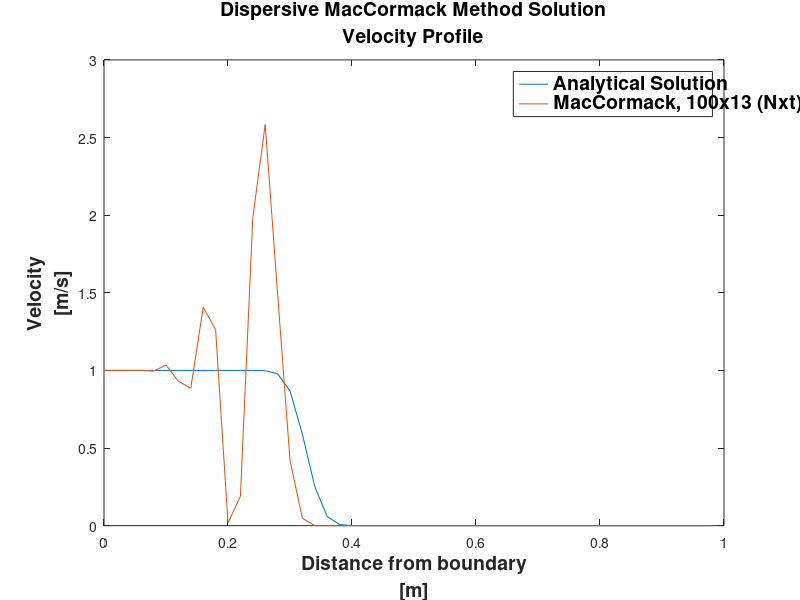

The MATLAB script that drew this image:
%PROJECT 2 - FTCS SCHEME
%CONVECTION DIFFUSION EQUATION
%FTCS


clear;
clc;


%PARAMETERS
t_f = .05;                       %FINAL TIME 
a = 2.5;                        %CONVECTION TERM CONSTANT [m/s]
alpha = 0.005;                  %DIFFUSION TERM CONSTANT [m^2/s]
x_f = 1;                        %FINAL LENGTH [m]
xo = 0.2;

%TRIAL 1
dx = 0.02;                       %DISCRETIZATION IN x [m]
dt = 0.009;                   %DISCRETIZATION IN t [s]
c = (a*dt)/dx;                          %COURANT NUMBER
d = (alpha*dt)/(dx^2);           %FOURIER NUMBER     
N = (x_f/dx);                    %NUMBER OF NODES IN x
T = floor(t_f/dt);             %NUMBER OF NODES IN t              
%%%%%%%%%%%%%%%%%%%%FTCS NUMERICAL SCHEME%%%%%%%%%%%%%%%%%%%%%%%%%%%%%%%%%%
%INITIAL CONDITIONS
for i=1:N
    x = (i-1)*dx;
    X(i)=x;
    if x < 0.2;
        u_o(i) = 1;
    else
        if x == 0.2;
            u_o(i) = 0.5;
        else
            if x > 0.2;
                u_o(i) = 0.0;
            end
        end
    end
end;
j = 1;                          %TIME INDEX
t = 0;


%FTCS SCHEME
while t < t_f;
    t = j*dt;                  
    u(1) = 1;                   %BOUNDARY CONDITION [m/s]
    u(N) = 0;                   %BOUNDARY CONDITION [m/s]
    for i = 2:(N-1);
        u(i) = u_o(i)-(c/2)*(u_o(i+1)-u_o(i-1))+d*(u_o(i+1)-2*(u_o(i))+u_o(i-1));
    end
    u_o = u;
    j = j+1;
end
%%%%%%%%%%%%%%%%%%%%%%%%%%%%%%%%%%%%%%%%%%%%%%%%%%%%%%%%%%%%%%%%%%%%%%%%%%%
fprintf('THE COMPUTATIONAL GRID IS %d x %d (N x t)',N,T)
dx
dt
c
d


%%%%%%%%%%%%%%%%%ANALYTICAL SOLUTION CALCULATION%%%%%%%%%%%%%%%%%%%%%%%%%%%
tt=t_f;

for i=1:N
    x = (i-1)*dx;
    u_a = 1-(1/2)*(1+erf((x-xo-a*tt)/(2*sqrt(alpha*tt))));
    U_a(i)=u_a;
end;
%%%%%%%%%%%%%%%%%%%%%%%%%%%%%%%%%%%%%%%%%%%%%%%%%%%%%%%%%%%%%%%%%%%%%%%%%%%














%%%%%%%%%%%%%%%%%ANALYTICAL SOLUTION CALCULATION%%%%%%%%%%%%%%%%%%%%%%%%%%%
tt=t_f;

for i=1:N
    x = (i-1)*dx;
    u_a = 1-(1/2)*(1+erf((x-xo-a*tt)/(2*sqrt(alpha*tt))));
    U_a(i)=u_a;
end;
%%%%%%%%%%%%%%%%%%%%%%%%%%%%%%%%%%%%%%%%%%%%%%%%%%%%%%%%%%%%%%%%%%%%%%%%%%%





plot(X,U_a,X,u_o)
title({'Dispersive MacCormack Method Solution';'Velocity Profile'})
xlabel({'Distance from boundary';'[m]'})
ylabel({'Velocity';'[m/s]'})
legend('Analytical Solution','MacCormack, 100x13 (Nxt)')



figureHandle = gcf;
% %# make all text in the figure to size 14 and bold
 set(findall(figureHandle,'type','text'),'fontSize',14,'fontWeight','bold')




    


